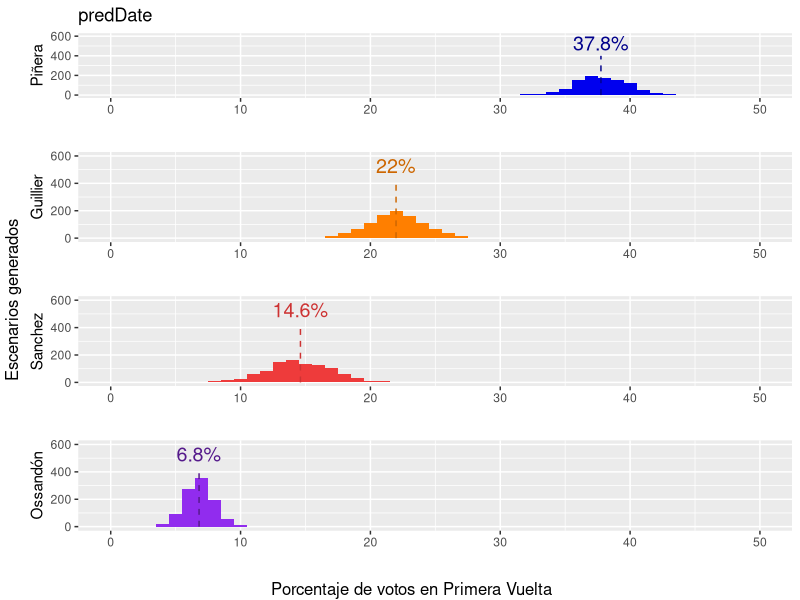
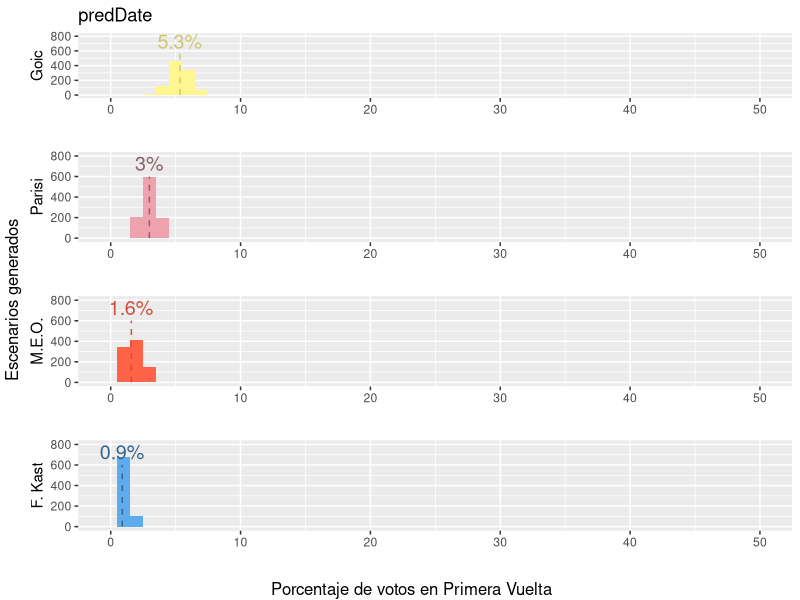

Recreate these plots in R, in order.
#set directory
#www.17-56.cl


####We Load the data from the polls
####Send us a request at 1756datablog@gmail.com for sharing the data
data.raw=read.csv("e2017b.csv")
data = data.raw[order(data.raw$dias1eraEnc),]##make sure data is sorted
data=subset(data,Consider==1)##some pollsters such as "Criteria Research" are recorded
                              #but not considered in the prediction

####Data from polls are stored as decimals. With this we transform it to 0 to 100
for(i in 4:16 ){
      data[,i]=100*data[,i]

}

#####Ggplot2 color convention for every candidate:
## Fuere - medio - debil - Candidato
#purple4 - purple3 - purple2 - Ossandon
#blue4 - blue3 - blue2 - Pinera
#steelblue4 - steelblue 3 - steelblue2 - FKast
#khaki3 - khaki2 - khaki1 - Goic
#darkorange3 - darkorange2 - darkorange1 - Guillier
#tomato3 - tomato2 - tomato1 - MEO
#brown4 - brown3 - brown3 - Sánchez
#lightpink4 - lightpink3 - lightpink2 -Parisi
#gray27 - gray33 - gray45 - JA Kast

library(ggplot2)

#We set the prediction date
predDate="Prediccion al X/X/2017"

#We define x as in how many days first round will be held (this value is negative)
x=data$diasEleccion

eval=max(x)#This is the last day when we have data from pollsters: Evaluation day
scale=max(data$dias1eraEnc.1) #this also the last day when we have data from the pollsters
                              #but counted as days from the first poll +1
sampleMax=max(data$Muestra)   #we record sample sizes from every poll. This is the max value
pesosT=sqrt(data$dias1eraEnc.1/scale) #this is a normalized (0 to 1) time weight for every poll
pesosMuestra=data$Muestra/sampleMax #this is a normalized (0 to 1) sample size weight for every poll
sumaPesos=0*pesosT+pesosMuestra #this is the sum of both normalized time and sample size weights

######################

###Since some of the candidates began the presidential race on differente dates
###and locfit.raw and geom_smooth functions present some troubles when managing
###datasets with different lengths, we create again variables for those candidates
###who require it

####Subset Sanchez
dataSanchez=subset(data,data$SanchezAdj>=0)
xSanchez=dataSanchez$diasEleccion
pesosTS=sqrt(dataSanchez$dias1eraEnc/scale)
pesosMuestraS=dataSanchez$Muestra/sampleMax
sumaPesosS=0*pesosTS+pesosMuestraS

####Subset MEO
dataMEO=subset(data,data$MEOAdj>=0)
xMEO=dataMEO$diasEleccion
pesosTM=sqrt(dataMEO$dias1eraEnc/scale)
pesosMuestraM=dataMEO$Muestra/sampleMax
sumaPesosM=0*pesosTM+pesosMuestraM

####FK
dataFK=subset(data,data$FKastAdj>=0)
xFK=dataFK$diasEleccion
pesosTF=sqrt(dataFK$dias1eraEnc/scale)
pesosMuestraF=dataFK$Muestra/sampleMax
sumaPesosF=0*pesosTF+pesosMuestraF

####GOIC
dataGoic=subset(data,data$GoicAdj>=0)
xGoic=dataGoic$diasEleccion
pesosTG=sqrt(dataGoic$dias1eraEnc/scale)
pesosMuestraG=dataGoic$Muestra/sampleMax
sumaPesosG=0*pesosTG+pesosMuestraG

####Parisi
dataParisi=subset(data,data$ParisiAdj>=0)
xParisi=dataParisi$diasEleccion
pesosTP=sqrt(dataParisi$dias1eraEnc/scale)
pesosMuestraP=dataParisi$Muestra/sampleMax
sumaPesosP=pesosTP+pesosMuestraP


#####################
#As convention we work with a span=0.7. This is arbitrary!!!
#How do we know is 0.7? We calibrated this with 2009 and 2013 elections.
#####################

####With this we create the ggplot chart 
q1=ggplot()+geom_smooth(data=data,aes(x=x,y=PineraAdj,weight=sumaPesos), fill="blue2",colour="blue3",size=1,span=0.7)+
geom_smooth(data=data,aes(x=x,y=GuillierAdj,weight=sumaPesos), fill="darkorange1",colour="darkorange2",size=1,span=0.7)+
geom_smooth(data=dataMEO,aes(x=xMEO,y=MEOAdj,weight=sumaPesosM), fill="tomato2",colour="tomato2",size=1,span=0.7)+
geom_smooth(data=dataSanchez,aes(x=xSanchez,y=SanchezAdj,weight=sumaPesosS), fill="brown2",colour="brown3",size=1,span=0.7)+
geom_smooth(data=data,aes(x=x,y=OssandonAdj,weight=sumaPesos), fill="purple2",colour="purple3",size=1,span=0.7)+
geom_smooth(data=dataGoic,aes(x=xGoic,y=GoicAdj,weight=sumaPesosG), fill="khaki1",colour="khaki2",size=1,span=0.7)+
geom_smooth(data=dataFK,aes(x=xFK,y=FKastAdj,weight=sumaPesosF), fill="steelblue2",colour="steelblue3",size=1,span=0.7)+
geom_smooth(data=dataParisi,aes(x=xParisi,y=ParisiAdj,weight=sumaPesosP), fill="lightpink2",colour="lightpink3",size=1,span=0.7)+
labs(x="Días para la Primera Vuelta",y="Porcentaje de votos en primera vuelta",title=predDate)


#####With this we render the point estimations
library(locfit)
pinera=locfit.raw(x=x,y=data$PineraAdj,kern="tri",weights=sumaPesos,alpha=0.7)
guillier=locfit.raw(x=x,y=data$GuillierAdj,kern="tri",weights=sumaPesos,alpha=0.7)
meo=locfit.raw(x=xMEO,y=dataMEO$MEOAdj,kern="tri",weights=sumaPesosM,alpha=0.7)
sanchez=locfit.raw(x=xSanchez,y=dataSanchez$SanchezAdj,kern="tri",weights=sumaPesosS,alpha=0.7)
ossandon=locfit.raw(x=x,y=data$OssandonAdj,kern="tri",weights=sumaPesos,alpha=0.7)
fkast=locfit.raw(x=xFK,y=dataFK$FKastAdj,kern="tri",weights=sumaPesosF,alpha=0.7)
goic=locfit.raw(x=xGoic,y=dataGoic$GoicAdj,kern="tri",weights=sumaPesosG,alpha=0.7)
parisi=locfit.raw(x=xParisi,y=dataParisi$ParisiAdj,kern="tri",weights=sumaPesosP,alpha=0.7)

###############
###############
####With predcandidate we determine standard errors for each point estimation
####With distcandidate we create artificial scenarios (this is just illustrative)
####TO-DO: Create a sensitivity analysis with parameters to actually create the scenarios
scenarios=1000

predpinera=predict(pinera,x,se.fit=TRUE)
distpinera=rnorm(scenarios,predict(pinera,eval),predpinera$se.fit[length(x)])

predguillier=predict(guillier,x,se.fit=TRUE)
distguillier=rnorm(scenarios,predict(guillier,eval),predguillier$se.fit[length(x)])

predsanchez=predict(sanchez,xSanchez,se.fit=TRUE)
distsanchez=rnorm(scenarios,predict(sanchez,eval),predsanchez$se.fit[length(xSanchez)])

predossandon=predict(ossandon,x,se.fit=TRUE)
distossandon=rnorm(scenarios,predict(ossandon,eval),predossandon$se.fit[length(x)])

predgoic=predict(goic,xGoic,se.fit=TRUE)
distgoic=rnorm(scenarios,predict(goic,eval),predgoic$se.fit[length(xGoic)])

predfkast=predict(fkast,xFK,se.fit=TRUE)
disfkast=rnorm(scenarios,predict(fkast,eval),predfkast$se.fit[length(xFK)])

predmeo=predict(meo,xMEO,se.fit=TRUE)
distmeo=rnorm(scenarios,predict(meo,eval),predmeo$se.fit[length(xMEO)])

predparisi=predict(parisi,xParisi,se.fit=TRUE)
distparisi=rnorm(scenarios,predict(parisi,eval),predparisi$se.fit[length(xParisi)])

#####With this we create the histograms
library(gridExtra)

sizefont=5
binw=1

q2=qplot(distpinera, geom="histogram", binwidth = binw, main = "predDate", xlab = "",ylab="Piñera",  
      fill=I("blue2"),
      xlim=c(0,50),ylim=c(0,600+0*2*400))+
      geom_segment(aes(x =predict(pinera,eval), y = 0, xend = predict(pinera,eval), yend = 400),
      linetype="dashed",  color="blue4")+
      annotate("text", x=predict(pinera,eval), y=530, label= paste(round(predict(pinera,eval),1),"%",sep=""),
            color="blue4",size=sizefont)

q3=qplot(distguillier, geom="histogram", binwidth = binw, xlab = "",ylab="Guillier",
       fill=I("darkorange1"),
     xlim=c(0,50),ylim=c(0,600+0*2*400))+
      geom_segment(aes(x =predict(guillier,eval), y = 0, xend = predict(guillier,eval), yend = 400),
      linetype="dashed",  color="darkorange3")+
      annotate("text", x=predict(guillier,eval), y=530, label= paste(round(predict(guillier,eval),1),"%",sep=""),
            color="darkorange3",size=sizefont)

q4=qplot(distsanchez, geom="histogram", binwidth = binw,  xlab = "", ylab="Sanchez", 
      fill=I("brown2"),
      xlim=c(0,50),ylim=c(0,600+0*2*400))+
      geom_segment(aes(x =predict(sanchez,eval), y = 0, xend = predict(sanchez,eval), yend = 400),
      linetype="dashed",  color="brown3")+
      annotate("text", x=predict(sanchez,eval), y=530, label= paste(round(predict(sanchez,eval),1),"%",sep=""),
            color="brown3",size=sizefont)

q5=qplot(distossandon, geom="histogram", binwidth = binw,  xlab = "", ylab="Ossandón", 
      fill=I("purple2"),
      xlim=c(0,50),ylim=c(0,600+0*400))+
      geom_segment(aes(x =predict(ossandon,eval), y = 0, xend = predict(ossandon,eval), yend = 400),
      linetype="dashed",  color="purple4")+
      annotate("text", x=predict(ossandon,eval), y=530, label= paste(round(predict(ossandon,eval),1),"%",sep=""),
            color="purple4",size=sizefont)

q6=qplot(distgoic, geom="histogram", binwidth = binw, main="predDate",  xlab = "", ylab="Goic", 
      fill=I("khaki1"),
      xlim=c(0,50),ylim=c(0,2*400))+
      geom_segment(aes(x =predict(goic,eval), y = 0, xend = predict(goic,eval), yend = 600),
      linetype="dashed",  color="khaki3")+
      annotate("text", x=predict(goic,eval), y=730, label= paste(round(predict(goic,eval),1),"%",sep=""),
            color="khaki3",size=sizefont)

q7=qplot(distparisi, geom="histogram", binwidth = binw,  xlab = "", ylab="Parisi", 
      fill=I("lightpink2"),
      xlim=c(0,50),ylim=c(0,2*400))+
      geom_segment(aes(x =predict(parisi,eval), y = 0, xend = predict(parisi,eval), yend = 600),
      linetype="dashed",  color="lightpink4")+
      annotate("text", x=predict(parisi,eval), y=730, label= paste(round(predict(parisi,eval),1),"%",sep=""),
            color="lightpink4",size=sizefont)

q8=qplot(distmeo, geom="histogram", binwidth = binw,  xlab = "", ylab="M.E.O.", 
      fill=I("tomato1"),
      xlim=c(0,50),ylim=c(0,2*400))+
      geom_segment(aes(x =predict(meo,eval), y = 0, xend = predict(meo,eval), yend = 600),
      linetype="dashed",  color="tomato3")+
      annotate("text", x=predict(meo,eval), y=730, label= paste(round(predict(meo,eval),1),"%",sep=""),
            color="tomato3",size=sizefont)

q9=qplot(disfkast, geom="histogram", binwidth = binw,  xlab = "", ylab="F. Kast", 
      fill=I("steelblue2"),
      xlim=c(0,50),ylim=c(0,2*400))+
      geom_segment(aes(x =predict(fkast,eval), y = 0, xend = predict(fkast,eval), yend = 600),
      linetype="dashed",  color="steelblue4")+
      annotate("text", x=predict(fkast,eval), y=730, label= paste(round(predict(fkast,eval),1),"%",sep=""),
            color="steelblue4",size=sizefont)

hist1to4=grid.arrange(q2,q3,q4,q5, ncol=1,nrow=4,bottom="Porcentaje de votos en Primera Vuelta",left="Escenarios generados")
hist5to8=grid.arrange(q6,q7,q8,q9, ncol=1,nrow=4,bottom="Porcentaje de votos en Primera Vuelta",left="Escenarios generados")


#########Out put from model:
predicciones=c(predict(pinera,eval),predict(guillier,eval),predict(ossandon,eval),predict(sanchez,eval),predict(meo,eval),
      predict(fkast,eval),predict(goic,eval),predict(parisi,eval))

SEs=c(predpinera$se.fit[length(x)],predguillier$se.fit[length(x)],
      predossandon$se.fit[length(x)],
      predsanchez$se.fit[length(xSanchez)],predmeo$se.fit[length(xMEO)],
      predfkast$se.fit[length(xFK)],predgoic$se.fit[length(xGoic)],
      predparisi$se.fit[length(xParisi)])

df2s=c(pinera$dp[7],guillier$dp[7],ossandon$dp[7],sanchez$dp[7],meo$dp[7],
      fkast$dp[7],goic$dp[7],parisi$dp[7])

tamano=c(length(data$PineraAdj),length(data$GuillierAdj),length(data$OssandonAdj),
      length(dataSanchez$SanchezAdj),length(dataMEO$MEOAdj),length(dataFK$FKastAdj),
      length(dataGoic$GoicAdj),length(dataParisi$ParisiAdj))

Candidato=c("Piñera","Guillier","Ossandón","Sánchez","MEO","FKast","Goic","Parisi")

upperb=predicciones+1.96*SEs##Considering 95% Confidence Interval
lowerb=predicciones-1.96*SEs

Median=round(predicciones,digits=1)
Upperb=round(upperb,digits=1)
Lowerb=round(lowerb,digits=1)
SEs=round(SEs,digits=1)

outputPred=data.frame(Candidato,Median,Lowerb,Upperb,SEs,df2s,tamano)
